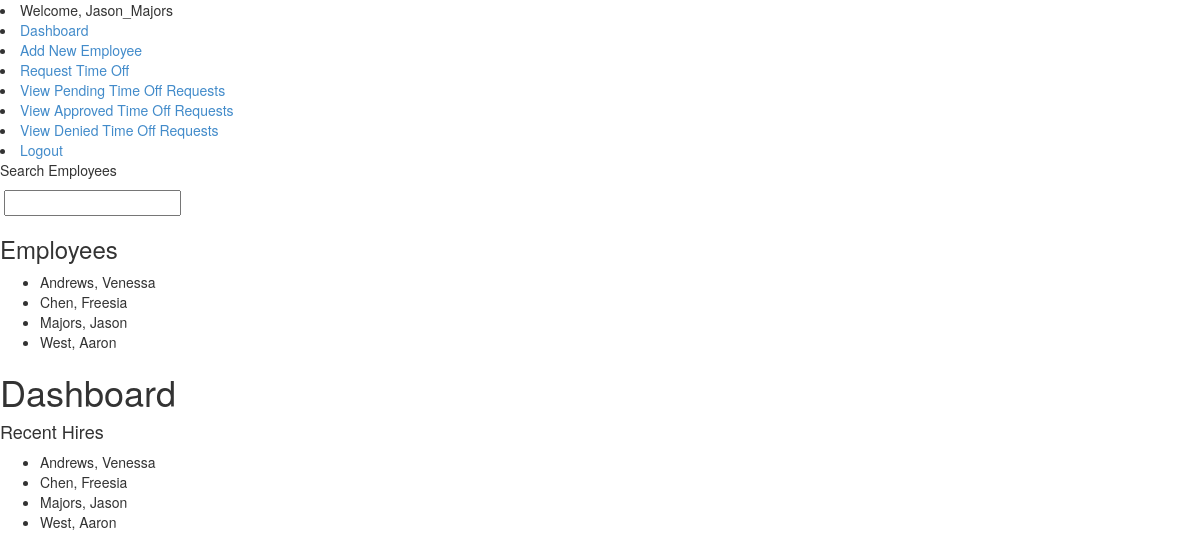
Screenshot of /hris/ (signed in) with the database file from the repository.
### hris_system/models.py (models this page shows, shortened)
class Employee(models.Model):
	user = models.OneToOneField(User)
	last_name = models.CharField(max_length=25)
	first_name = models.CharField(max_length=25)

### hris_system/views.py (the view)
def index(request):
	context = RequestContext(request)
	context_dict = {}
	employees = Employee.objects.order_by('last_name')[:10]
	employee_list = get_employee_list()
	context_dict['employees'] = employees
	context_dict['employee_list'] = employee_list
	return render_to_response('hris_system/index.html', context_dict, context)

### hris_system/views.py (called while the page is built)
def get_employee_list(max_results=0, starts_with=''):
	employee_list = []
	if starts_with:
		employee_list = Employee.objects.filter(last_name__startswith=starts_with)
	else:
		employee_list = Employee.objects.all().order_by("last_name")
	if max_results > 0:
		if len(employee_list) >	max_results:
			employee_list = employee_list[:max_results]
	return employee_list

### templates/hris_system/index.html (shortened to what this page needs)
{% extends 'hris_system/base.html' %}
{% block body_block %}
{% load static %}
<div>
	<h1>Dashboard</h1>
</div>
<div>
	<div>
		<h4>Recent Hires</h4>
		{% if employees %}
		<ul>
			{% for e in employees %}
				<li>{{ e.last_name }}, {{ e.first_name }}</li>
			{% endfor %}
		</ul>
		{% endif %}
	</div>
</div>
{% endblock %}

### templates/hris_system/base.html (shortened to what this page needs)
<!DOCTYPE html>
{% load static %}
<!DOCTYPE html>
<html>
  <head>
    <link href="{% static 'css/bootstrap.min.css' %}" rel="stylesheet">
  </head>
  <body>
    <div id="future navbar">
      {% if user.is_authenticated %}
      <li>Welcome, {{ user.username }}</li>
      <li><a href="/hris/">Dashboard</a></li>
      <li><a href="/hris/add_employee">Add New Employee</a></li>
      <li><a href="/hris/submit">Request Time Off</li>
      <li><a href="/hris/timeoff/pending">View Pending Time Off Requests</li>
      <li><a href="/hris/timeoff/approved">View Approved Time Off Requests</li>
      <li><a href="/hris/timeoff/denied">View Denied Time Off Requests</li>
      <li><a href="/hris/logout">Logout</a></li>
      {% else %}
      <li><a href="/hris/login">Login</a></li>
      {% endif %}
     </div>
    <div>
      {% if user.is_authenticated %}
        {% if employee_list %}
          <p>Search Employees</p>
          <form>
          <input type="text" name="suggestion" value="" id="suggestion" />
          </form>
         <div id="emps">
          {% include "hris_system/employee_list.html" with employee_list=employee_list %}
         </div>
        {% endif %}
      {% endif %}
    </div>
    {% block body_block %}
    {% endblock %}
  </body>
</html>

### templates/hris_system/employee_list.html
{% if employee_list %}
	<h3>Employees</h3>
	<ul>
		{% for employee in employee_list %}
		<li>{{ employee.last_name }}, {{ employee.first_name }}</li>
		{% endfor %}
{% else %}
	<h3>No Employees in the system</h3>
{% endif %}

### rows the page displays
Employee: last_name "Andrews", first_name "Venessa"
Employee: last_name "Chen", first_name "Freesia"
Employee: last_name "Majors", first_name "Jason"
Employee: last_name "West", first_name "Aaron"

### other values shown
{{ user.username }} "Jason_Majors"
